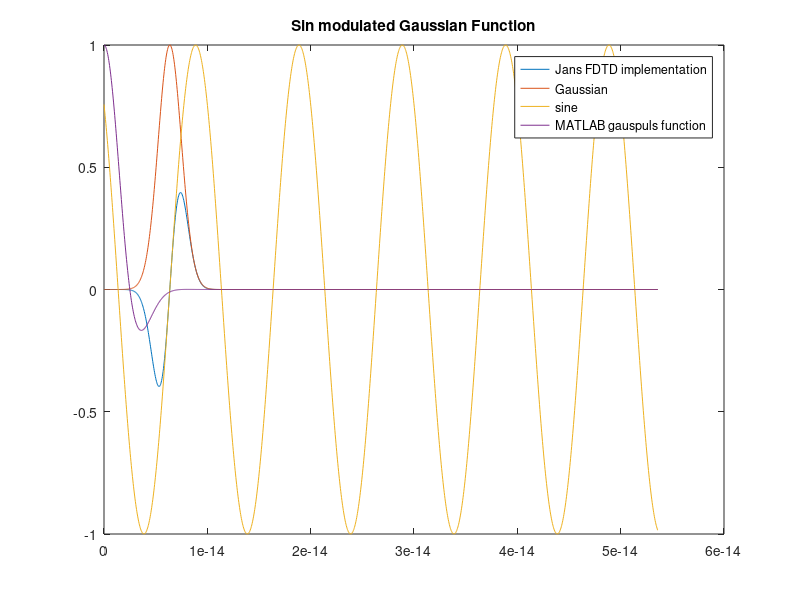
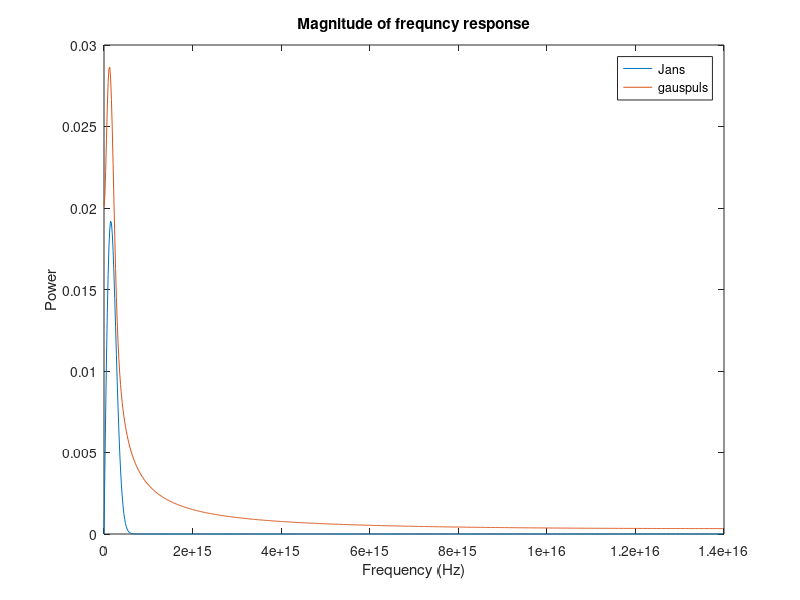

Here is the MATLAB script that generated these plots, in order:
% Test sin modulated gaussian functions

deltat = 3.5748e-17;  % Time step size
N = 1500;         % Number of time points

f0 = 100e12;      % Centre frequency
df = 200e12;   % Frequency spacing

alpha = 1;      % Scaling factor

% Time data:
t = [0:deltat:deltat*(N-1)];

% Modulated pulse
%z = exp(-1 .* ((t-4 ./ (pi*df)) * df*pi).^2) .* sin(2*pi.*t*f0);
z = alpha * exp(-1 * ((t - 4. / (pi .* df)) .* df .* pi).^2) .* ...
    sin(2. .* pi .* f0 .* (t - 4. / (pi .* df)));
za = exp(-1 * ((t - 4. / (pi .* df)) .* df .* pi).^2);
zb = sin(2. .* pi .* f0 .* (t - 4. / (pi .* df)));
z2 = gauspuls(t, f0, 1.7); % Bandwidth of about 1.7*f0, ~500 THz. 

figure;
plot(t, z, t, za, t, zb, t, z2);
title('Sin modulated Gaussian Function');
legend('Jans FDTD implementation', 'Gaussian', 'sine', 'MATLAB gauspuls function');

Z = fft(z) ./ N;
Z2 = fft(z2) ./ N;

df = 1/(N*deltat);
%f = [-(N/2*df):df:(N/2 - 1)*df];
f = [0:df:(N/2 - 1)*df];

figure;
plot(f, abs(Z(1:N/2)), f, abs(Z2(1:N/2)));
title('Magnitude of frequncy response');
xlabel('Frequency (Hz)');
ylabel('Power');
legend('Jans', 'gauspuls');
